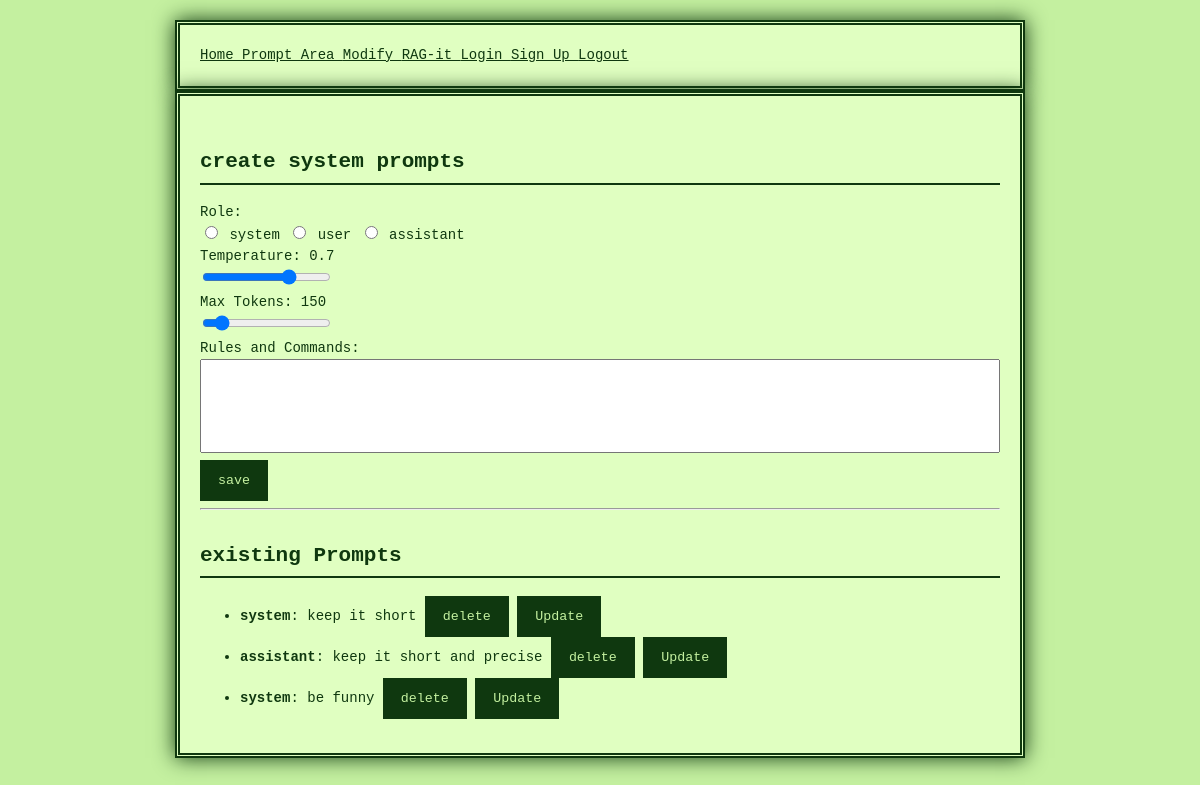
/modification (signed in), run on the app's committed database.
### project/models.py (models this page shows)
class SystemPrompt(db.Model):
    id = db.Column(db.Integer, primary_key=True)
    role = db.Column(db.String(200), nullable=False)
    content = db.Column(db.Text, nullable=False)
    temperature = db.Column(db.Float, default=0.7)
    max_tokens = db.Column(db.Integer, default=150)

### project/main.py (the view, shortened to what this page needs)
@main.route('/modification', methods=["GET", "POST"])
@login_required
def modifier():
    edit_id = request.args.get("id")
    prompt_to_edit = SystemPrompt.query.get(edit_id) if edit_id else None
    prompts = SystemPrompt.query.all()
    return render_template("modifier.html", prompts=prompts, prompt_to_edit=prompt_to_edit)

### project/__init__.py (called while the page is built)
def create_app():
    app = Flask(__name__)
    app.config['SECRET_KEY'] = 'secret_key_goes_here' #was soll das?
    app.config['SQLALCHEMY_DATABASE_URI'] = 'sqlite:///db.sqlite'
    app.jinja_env.filters['loads'] = json.loads
    db.init_app(app)
    login_manager = LoginManager()
    login_manager.login_view = 'auth.login'
    login_manager.init_app(app)
    from .models import User
    @login_manager.user_loader
    def load_user(user_id):
        return User.query.get(int(user_id))
    from .auth import auth as auth_blueprint
    app.register_blueprint(auth_blueprint)
    from .main import main as main_blueprint
    app.register_blueprint(main_blueprint)
    return app

### project/templates/modifier.html (shortened to what this page needs)
{% extends "base.html" %}
{% block content %}
<h1>create system prompts</h1>
<form method="POST" action="{{ url_for('main.modifier') }}">
    <div>
        <label>Role:</label><br>
        <label>
            <input type="radio" name="role" value="system"
                   {% if prompt_to_edit and prompt_to_edit.role == 'system' %}checked{% endif %}>
            system
        </label>
        <label>
            <input type="radio" name="role" value="user"
                   {% if prompt_to_edit and prompt_to_edit.role == 'user' %}checked{% endif %}>
            user
        </label>
        <label>
            <input type="radio" name="role" value="assistant"
                   {% if prompt_to_edit and prompt_to_edit.role == 'assistant' %}checked{% endif %}>
            assistant
        </label>
    </div>
<div>
  <label for="temperature">Temperature: <span id="temp-value">{{ prompt_to_edit.temperature if prompt_to_edit else 0.7 }}</span></label><br>
  <input type="range" id="temperature" name="temperature" min="0" max="1" step="0.1"
         value="{{ prompt_to_edit.temperature if prompt_to_edit else 0.7 }}"
         oninput="document.getElementById('temp-value').innerText = this.value">
</div>
<div>
  <label for="max_tokens">Max Tokens: <span id="tokens-value">{{ prompt_to_edit.max_tokens if prompt_to_edit else 150 }}</span></label><br>
  <input type="range" id="max_tokens" name="max_tokens" min="50" max="1000" step="50"
         value="{{ prompt_to_edit.max_tokens if prompt_to_edit else 150 }}"
         oninput="document.getElementById('tokens-value').innerText = this.value">
</div>
    <div>
        <label for="content">Rules and Commands:</label><br>
        <textarea name="content" id="content" rows="4" cols="60" required>{{ prompt_to_edit.content if prompt_to_edit else '' }}</textarea>
    </div>
    <button type="submit">save</button>
</form>
<hr>
<h2>existing Prompts</h2>
<ul>
    {% for p in prompts %}
    <li>
        <strong>{{ p.role }}</strong>: {{ p.content }}
        <form action="{{ url_for('main.delete_prompt', id=p.id) }}" method="POST" style="display:inline;">
            <button type="submit">delete</button>
        </form>
        <form action="{{ url_for('main.modifier') }}" method="GET" style="display:inline;">
            <button type="submit">Update</button>
        </form>
    </li>
    {% else %}
    <p>There are no Prompts!</p>
    {% endfor %}
</ul>
{% endblock %}

### project/static/styles.css (style rules this page uses)
body { background-color: #c4f0a0; color: #0f380f; font-family: 'Press Start 2P', monospace; font-size: 14px; line-height: 1.5; margin: 0; padding: 20px; image-rendering: pixelated; }
h1, h2, h3, h4, h5, h6 { border-bottom: 2px solid #0f380f; padding-bottom: 5px; margin-top: 30px; }
button, input[type="submit"] { background-color: #0f380f; color: #c4f0a0; border: 3px solid #0f380f; padding: 10px 15px; font-family: 'Press Start 2P', monospace; cursor: pointer; }
textarea { width: 100%; min-height: 80px; resize: none; overflow: hidden; font-family: monospace; font-size: 16px; padding: 10px; box-sizing: border-box; }

### data on the page
SystemPrompt: role "system", content "keep it short"
SystemPrompt: role "assistant", content "keep it short and precise"
SystemPrompt: role "system", content "be funny"

### other printed values
{{ prompt_to_edit.temperature if prompt_to_edit else 0.7 }} "0.7"
{{ prompt_to_edit.max_tokens if prompt_to_edit else 150 }} "150"
